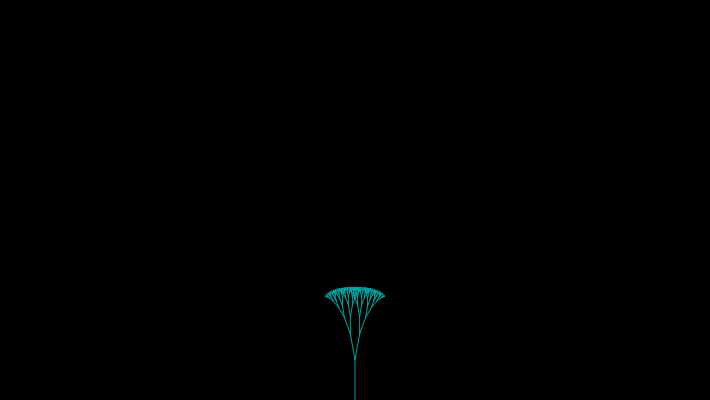
Frame 1 (no input)
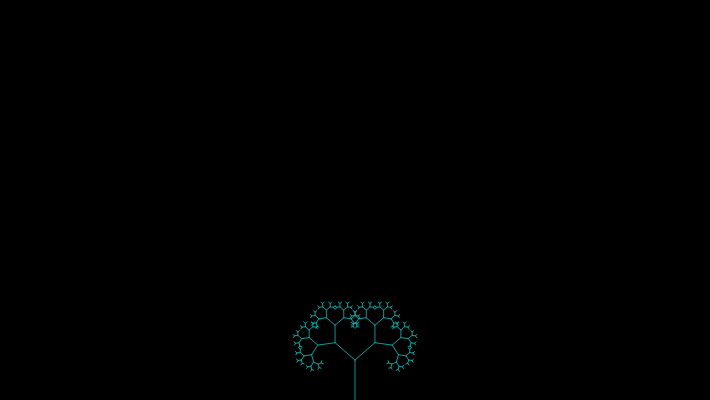
Frame 60 (no input)
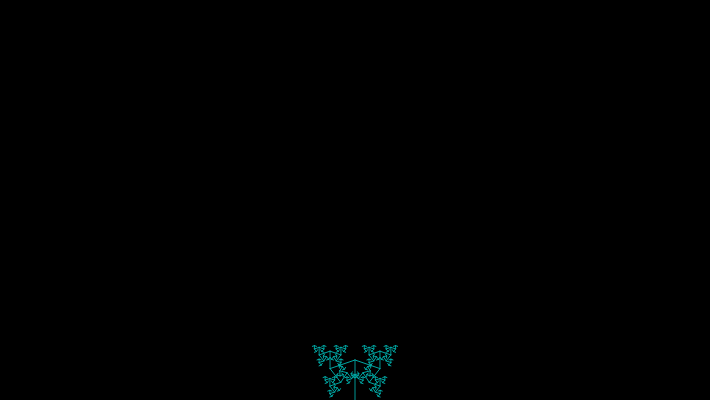
Frame 120 (the mouse pressed at the canvas centre since frame 60)

The p5.js sketch that drew these frames (run headless with seeded random() and noise() and a simulated clock; from frame 60 on, the mouse is pressed at the canvas centre):

// p5.js sketch
// ── sketch.js
let theta;
let tracker = 350;
let line_height = 40;

function setup() {
  createCanvas(710, 400);
}

function draw() {
  console.log(tracker);
  strokeWeight(0.9); // set thickness of the line
  background(0);
  frameRate(30);
  stroke('#00A9A5'); // set the color of the line
  // Let's pick an angle 0 to 90 degrees based on the mouse position
  // let a = (mouseY / width) * 90;
  let a = tracker;
  // Convert it to radians
  theta = radians(a);
  // Start the tree from the bottom of the screen
  translate(width/2,height);
  // Draw a line 120 pixels
  line(0,0,0,-line_height);
  // Move to the end of that line
  translate(0,-line_height);
  // Start the recursive branching!
  branch(line_height);
  tracker = (tracker + 1) % 360;

}

function branch(h) {
  // Each branch will be 2/3rds the size of the previous one
  h *= 0.66;

  // All recursive functions must have an exit condition!!!!
  // Here, ours is when the length of the branch is 2 pixels or less
  if (h > 2) {
    push();    // Save the current state of transformation (i.e. where are we now)
    rotate(theta);   // Rotate by theta
    line(0, 0, 0, -h);  // Draw the branch
    translate(0, -h); // Move to the end of the branch
    branch(h);       // Ok, now call myself to draw two new branches!!
    pop();     // Whenever we get back here, we "pop" in order to restore the previous matrix state

    // Repeat the same thing, only branch off to the "left" this time!
    push();
    rotate(-theta);
    line(0, 0, 0, -h);
    translate(0, -h);
    branch(h);
    pop();
  }
}
